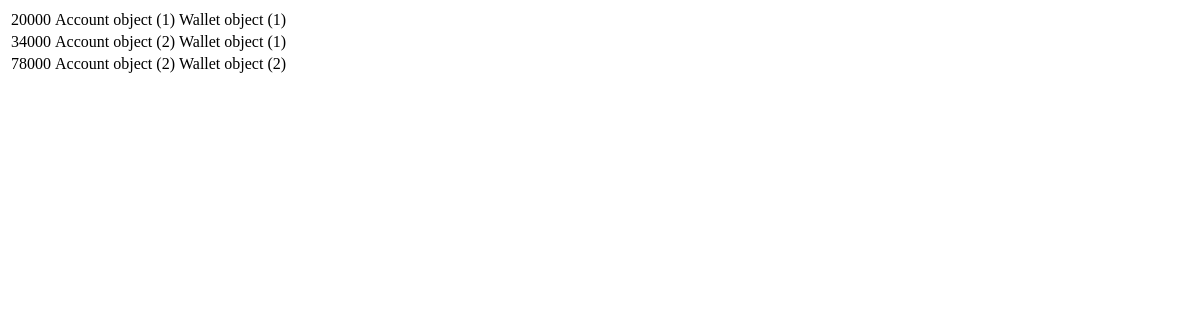
/wallet/thirdparties/, run on an earlier commit of the app's database.
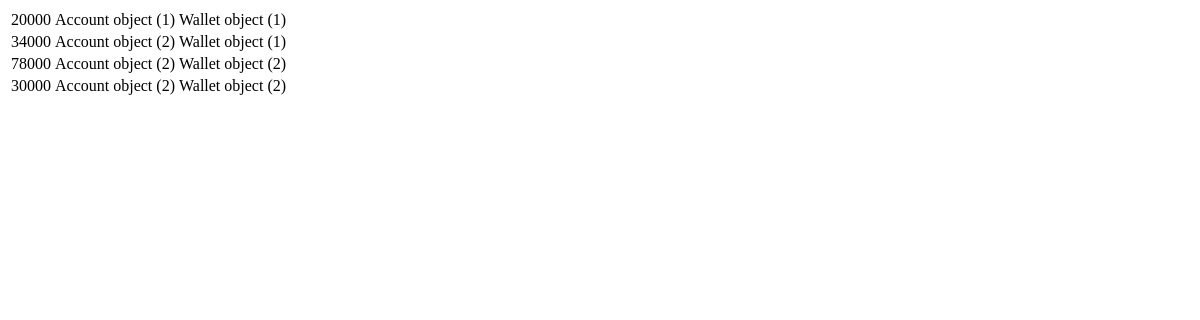
And on a later commit of the database.
### wallet/models.py (models this page shows)
class ThirdParty(models.Model):
    account= models.ForeignKey(Account,on_delete=models.CASCADE,related_name='Thirdparty_account')
    transaction_amount= models.BigIntegerField()
    currency = models.ForeignKey(Currency,on_delete=models.CASCADE,related_name='Thirdparty_currency')
    date_of_issue = models.DateTimeField()
    wallet= models.ForeignKey(Wallet,on_delete=models.CASCADE,related_name='Thirdparty_wallet')
    issuer= models.CharField(max_length=20)

class Account(models.Model):
    account_name = models.CharField(max_length=20)
    account_number = models.IntegerField()
    account_type = models.CharField(max_length=20)
    account_balance = models.IntegerField()
    wallet = models.ForeignKey(Wallet,on_delete=models.CASCADE,related_name='Account_wallet')

class Wallet(models.Model):
    balance=models.IntegerField()
    customer = models.ForeignKey(Customer,on_delete=models.CASCADE,related_name='Wallet_customer')
    amount  = models.IntegerField()
    date_created = models.DateTimeField()
    status = models.CharField(max_length=15)
    currency = models.ForeignKey(Currency,on_delete=models.CASCADE,related_name='Wallet_currency')
    history = models.DateTimeField()
    pin = models.IntegerField()

### wallet/views.py (the view)
# urls.py: path("thirdparties/",views.list_thirdparty, name="third"),
def list_thirdparty(request):
  thirdparty=ThirdParty.objects.all()
  return render(request,"wallet/thirdparty_list.html",{"Thirdparties":thirdparty})

### wallet/templates/wallet/thirdparty_list.html
<table>
    {%for thirdparty in Thirdparties%}
    <tr>
    <td>{{thirdparty.transaction_amount}}</td>
    <td>{{thirdparty.account}}</td>
    <td>{{thirdparty.wallet}}</td>
    </tr>
    {% endfor%}
</table>

What changed in the data, as far as the page shows it:
added ThirdParty: transaction_amount "30000", account "Account object (2)", wallet "Wallet object (2)"
